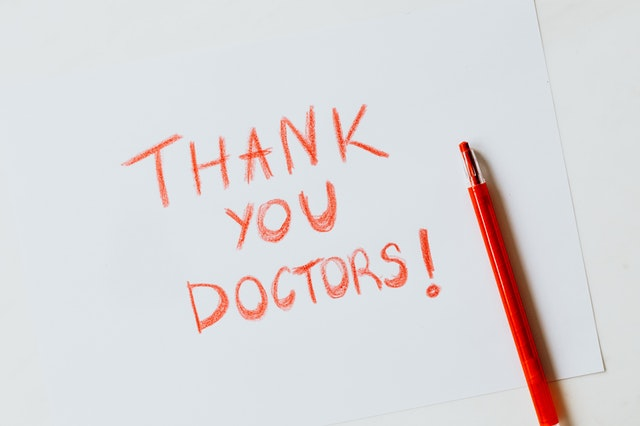
#> input picture CV_WEEK03_1_PM/images/paper.jpg, 640 x 426 px
$ python opencv_basic07.py
#> lines starting #> are read from the running program, lines starting #| are printed output that depends on the picture
import cv2

img = cv2.imread("images/paper.jpg")
#> img is the input picture: shape (426, 640, 3); mean B, G, R 217.8, 216, 219.9

print(img.shape)
#| (426, 640, 3)
print(img.shape[0])
#| 426
print(img.shape[0] * img.shape[1] * img.shape[2])
#| 817920
# 817920 = width * height * channel = img.shape[0] * img.shape[1] * img.shape[2]
print(img.size)
#| 817920

print(img.dtype)
#| uint8

b, g, r = cv2.split(img)
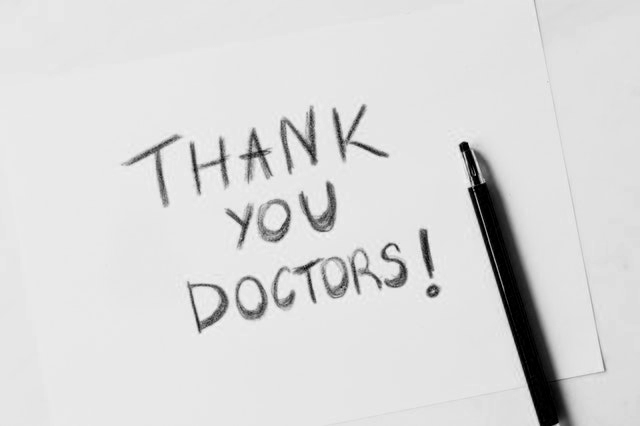
#> b: shape (426, 640); min 0, max 247, mean 217.8
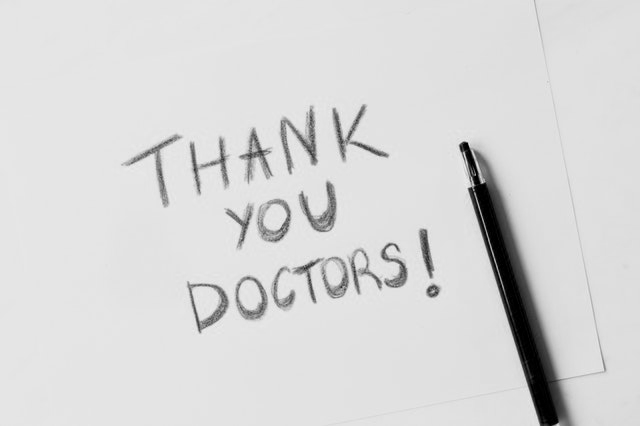
#> g: shape (426, 640); min 0, max 239, mean 216
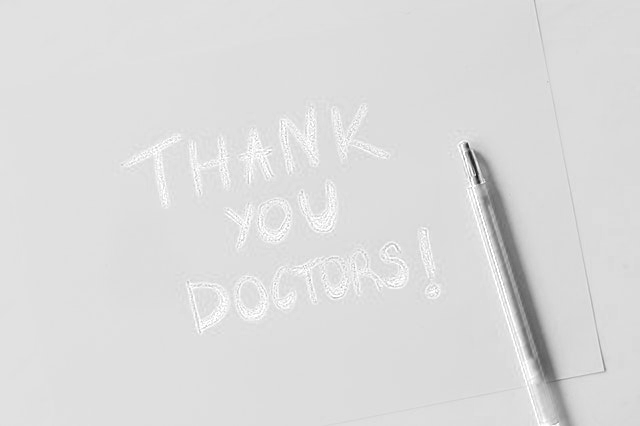
#> r: shape (426, 640); min 17, max 255, mean 219.9
print(b)
#> (printed output is left out)


img = cv2.merge((b,g,r))

cv2.imshow("imshow", img)
cv2.waitKey(0)
cv2.destroyAllWindows()
